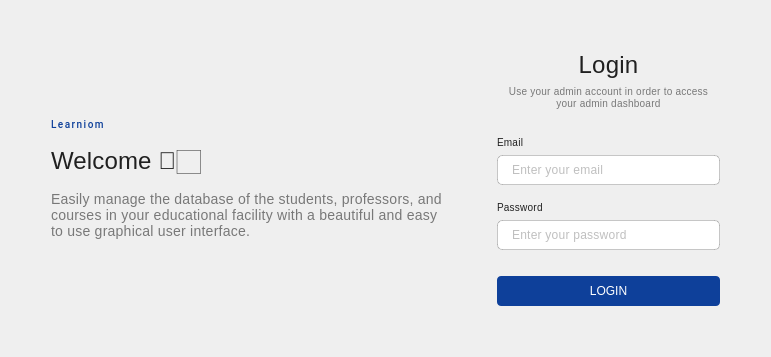
      <widget class="QWidget" name="P0_Login">
       <layout class="QHBoxLayout" name="horizontalLayout">
        <item>
         <spacer name="horizontalSpacer_2">
          <property name="orientation">
           <enum>Qt::Horizontal</enum>
          </property>
          <property name="sizeHint" stdset="0">
           <size>
            <width>40</width>
            <height>20</height>
           </size>
          </property>
         </spacer>
        </item>
        <item>
         <layout class="QVBoxLayout" name="verticalLayout">
          <item>
           <spacer name="verticalSpacer_3">
            <property name="orientation">
             <enum>Qt::Vertical</enum>
            </property>
            <property name="sizeHint" stdset="0">
             <size>
              <width>20</width>
              <height>40</height>
             </size>
            </property>
           </spacer>
          </item>
          <item>
           <widget class="QLabel" name="label_3">
            <property name="font">
             <font>
              <family>Roboto</family>
              <pointsize>-1</pointsize>
              <italic>false</italic>
              <bold>false</bold>
             </font>
            </property>
            <property name="styleSheet">
             <string notr="true">font-family: 'Roboto';
font-style: normal;
font-weight: 500;
font-size: 10px;
line-height: 16px;
/* identical to box height, or 160% */

letter-spacing: 1.5px;
text-transform: uppercase;

/* 00. On Surface / High Emphasis */

color: #0E409A;
</string>
            </property>
            <property name="text">
             <string>Learniom</string>
            </property>
            <property name="scaledContents">
             <bool>false</bool>
            </property>
            <property name="wordWrap">
             <bool>true</bool>
            </property>
           </widget>
          </item>
          <item>
           <spacer name="verticalSpacer">
            <property name="orientation">
             <enum>Qt::Vertical</enum>
            </property>
            <property name="sizeType">
             <enum>QSizePolicy::Fixed</enum>
            </property>
            <property name="sizeHint" stdset="0">
             <size>
              <width>20</width>
              <height>10</height>
             </size>
            </property>
           </spacer>
          </item>
          <item>
           <widget class="QLabel" name="label">
            <property name="styleSheet">
             <string notr="true">font-style: normal;
font-weight: 400;
font-size: 24px;
line-height: 24px;
/* identical to box height, or 100% */

letter-spacing: 0.18px;

/* 00. On Surface / High Emphasis */

color: rgba(0, 0, 0, 0.87);</string>
            </property>
            <property name="text">
             <string>Welcome 👋🏻</string>
            </property>
           </widget>
          </item>
          <item>
           <spacer name="verticalSpacer_2">
            <property name="orientation">
             <enum>Qt::Vertical</enum>
            </property>
            <property name="sizeType">
             <enum>QSizePolicy::Fixed</enum>
            </property>
            <property name="sizeHint" stdset="0">
             <size>
              <width>20</width>
              <height>10</height>
             </size>
            </property>
           </spacer>
          </item>
          <item>
           <widget class="QLabel" name="label_2">
            <property name="minimumSize">
             <size>
              <width>400</width>
              <height>0</height>
             </size>
            </property>
            <property name="styleSheet">
             <string notr="true">/* Body 2 */

font-family: 'Roboto';
font-style: normal;
font-weight: 400;
font-size: 14px;
line-height: 20px;
/* identical to box height, or 143% */

letter-spacing: 0.25px;

/* 00. On Surface / High Emphasis */

color: rgba(0, 0, 0, 0.50);</string>
            </property>
            <property name="text">
             <string>Easily manage the database of the students, professors, and courses in your educational facility with a beautiful and easy to use graphical user interface.</string>
            </property>
            <property name="scaledContents">
             <bool>false</bool>
            </property>
            <property name="wordWrap">
             <bool>true</bool>
            </property>
           </widget>
          </item>
          <item>
           <spacer name="verticalSpacer_4">
            <property name="orientation">
             <enum>Qt::Vertical</enum>
            </property>
            <property name="sizeHint" stdset="0">
             <size>
              <width>20</width>
              <height>40</height>
             </size>
            </property>
           </spacer>
          </item>
         </layout>
        </item>
        <item>
         <spacer name="horizontalSpacer">
          <property name="orientation">
           <enum>Qt::Horizontal</enum>
          </property>
          <property name="sizeType">
           <enum>QSizePolicy::Preferred</enum>
          </property>
          <property name="sizeHint" stdset="0">
           <size>
            <width>40</width>
            <height>20</height>
           </size>
          </property>
         </spacer>
        </item>
        <item>
         <layout class="QVBoxLayout" name="verticalLayout_5">
          <item>
           <layout class="QVBoxLayout" name="verticalLayout_2">
            <item>
             <spacer name="verticalSpacer_6">
              <property name="orientation">
               <enum>Qt::Vertical</enum>
              </property>
              <property name="sizeHint" stdset="0">
               <size>
                <width>20</width>
                <height>40</height>
               </size>
              </property>
             </spacer>
            </item>
            <item>
             <widget class="QLabel" name="label_4">
              <property name="styleSheet">
               <string notr="true">font-style: normal;
font-weight: 400;
font-size: 24px;
line-height: 24px;
text-align: center;
/* identical to box height, or 100% */

letter-spacing: 0.18px;

/* 00. On Surface / High Emphasis */

color: rgba(0, 0, 0, 0.87);</string>
              </property>
              <property name="text">
               <string>Login</string>
              </property>
              <property name="alignment">
               <set>Qt::AlignCenter</set>
              </property>
             </widget>
            </item>
            <item>
             <widget class="QLabel" name="label_5">
              <property name="styleSheet">
               <string notr="true">/* Body 2 */

font-family: 'Roboto';
font-style: normal;
font-weight: 300;
font-size: 10px;
line-height: 20px;
/* identical to box height, or 143% */

letter-spacing: 0.25px;
text-align: center;

/* 00. On Surface / High Emphasis */

color: rgba(0, 0, 0, 0.50);</string>
              </property>
              <property name="text">
               <string>Use your admin account in order to access your admin dashboard</string>
              </property>
              <property name="scaledContents">
               <bool>false</bool>
              </property>
              <property name="alignment">
               <set>Qt::AlignCenter</set>
              </property>
              <property name="wordWrap">
               <bool>true</bool>
              </property>
             </widget>
            </item>
            <item>
             <spacer name="verticalSpacer_9">
              <property name="orientation">
               <enum>Qt::Vertical</enum>
              </property>
              <property name="sizeType">
               <enum>QSizePolicy::Fixed</enum>
              </property>
              <property name="sizeHint" stdset="0">
               <size>
                <width>20</width>
                <height>20</height>
               </size>
              </property>
             </spacer>
            </item>
           </layout>
          </item>
          <item>
           <layout class="QVBoxLayout" name="verticalLayout_3">
            <item>
             <widget class="QLabel" name="label_6">
              <property name="styleSheet">
               <string notr="true">/* Body 2 */

font-family: 'Roboto';
font-style: normal;
font-weight: 300;
font-size: 10px;
line-height: 20px;
/* identical to box height, or 143% */

letter-spacing: 0.25px;
text-align: center;

/* 00. On Surface / High Emphasis */

color: rgba(0, 0, 0, 0.87);</string>
              </property>
              <property name="text">
               <string>Email</string>
              </property>
              <property name="scaledContents">
               <bool>false</bool>
              </property>
              <property name="alignment">
               <set>Qt::AlignLeading|Qt::AlignLeft|Qt::AlignVCenter</set>
              </property>
              <property name="wordWrap">
               <bool>true</bool>
              </property>
             </widget>
            </item>
            <item>
             <widget class="QLineEdit" name="lineEdit">
              <property name="styleSheet">
               <string notr="true">color: #000;
padding: 6px 12px;
border: 1px solid rgba(0, 0, 0, 0.20);
border-radius: 5px;

/* Body 2 */

font-family: 'Roboto';
font-style: normal;
font-weight: 400;
font-size: 12px;
line-height: 20px;
/* identical to box height, or 143% */

letter-spacing: 0.25px;

/* 00. On Surface / High Emphasis */

color: rgba(0, 0, 0, 0.50);</string>
              </property>
              <property name="placeholderText">
               <string>Enter your email</string>
              </property>
             </widget>
            </item>
           </layout>
          </item>
          <item>
           <spacer name="verticalSpacer_11">
            <property name="orientation">
             <enum>Qt::Vertical</enum>
            </property>
            <property name="sizeType">
             <enum>QSizePolicy::Fixed</enum>
            </property>
            <property name="sizeHint" stdset="0">
             <size>
              <width>20</width>
              <height>10</height>
             </size>
            </property>
           </spacer>
          </item>
          <item>
           <layout class="QVBoxLayout" name="verticalLayout_4">
            <item>
             <widget class="QLabel" name="label_7">
              <property name="styleSheet">
               <string notr="true">/* Body 2 */

font-family: 'Roboto';
font-style: normal;
font-weight: 300;
font-size: 10px;
line-height: 20px;
/* identical to box height, or 143% */

letter-spacing: 0.25px;
text-align: center;

/* 00. On Surface / High Emphasis */

color: rgba(0, 0, 0, 0.87);</string>
              </property>
              <property name="text">
               <string>Password</string>
              </property>
              <property name="scaledContents">
               <bool>false</bool>
              </property>
              <property name="alignment">
               <set>Qt::AlignLeading|Qt::AlignLeft|Qt::AlignVCenter</set>
              </property>
              <property name="wordWrap">
               <bool>true</bool>
              </property>
             </widget>
            </item>
            <item>
             <widget class="QLineEdit" name="lineEdit_2">
              <property name="styleSheet">
               <string notr="true">color: #000;
padding: 6px 12px;
border: 1px solid rgba(0, 0, 0, 0.20);
border-radius: 5px;

/* Body 2 */

font-family: 'Roboto';
font-style: normal;
font-weight: 400;
font-size: 12px;
line-height: 20px;
/* identical to box height, or 143% */

letter-spacing: 0.25px;

/* 00. On Surface / High Emphasis */

color: rgba(0, 0, 0, 0.50);</string>
              </property>
              <property name="echoMode">
               <enum>QLineEdit::Password</enum>
              </property>
              <property name="placeholderText">
               <string>Enter your password</string>
              </property>
             </widget>
            </item>
           </layout>
          </item>
          <item>
           <spacer name="verticalSpacer_10">
            <property name="orientation">
             <enum>Qt::Vertical</enum>
            </property>
            <property name="sizeType">
             <enum>QSizePolicy::Fixed</enum>
            </property>
            <property name="sizeHint" stdset="0">
             <size>
              <width>20</width>
              <height>20</height>
             </size>
            </property>
           </spacer>
          </item>
          <item>
           <widget class="QPushButton" name="btn_login">
            <property name="minimumSize">
             <size>
              <width>90</width>
              <height>30</height>
             </size>
            </property>
            <property name="styleSheet">
             <string notr="true">color: #fff;
background: #0E409A;
border-radius: 4px;
min-width: 90px;</string>
            </property>
            <property name="text">
             <string>LOGIN</string>
            </property>
           </widget>
          </item>
          <item>
           <spacer name="verticalSpacer_5">
            <property name="orientation">
             <enum>Qt::Vertical</enum>
            </property>
            <property name="sizeHint" stdset="0">
             <size>
              <width>20</width>
              <height>40</height>
             </size>
            </property>
           </spacer>
          </item>
         </layout>
        </item>
        <item>
         <spacer name="horizontalSpacer_3">
          <property name="orientation">
           <enum>Qt::Horizontal</enum>
          </property>
          <property name="sizeHint" stdset="0">
           <size>
            <width>40</width>
            <height>20</height>
           </size>
          </property>
         </spacer>
        </item>
       </layout>
      </widget>
